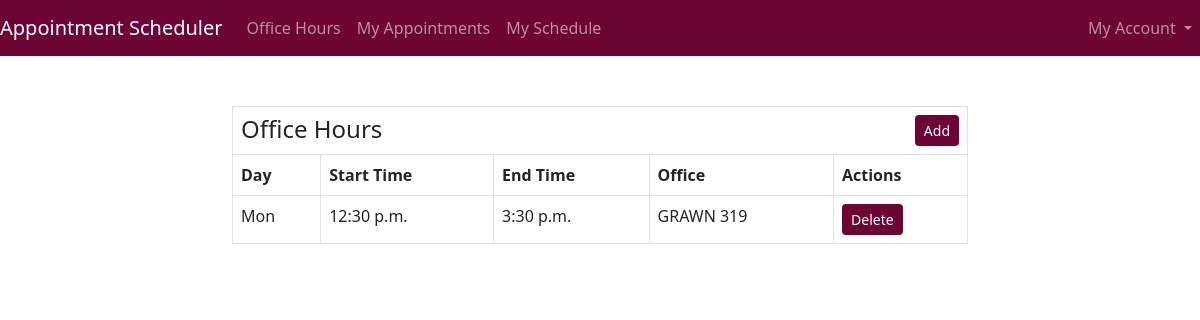
Page /officehours/ (signed in) on the committed database.
### Professor/models.py (models this page shows, shortened)
class OfficeHours(models.Model):
    DAY_CHOICES = (
        ('Mon', 'Monday'),
        ('Tue', 'Tuesday'),
        ('Wed', 'Wednesday'),
        ('Thu', 'Thursday'),
        ('Fri', 'Friday'),
    )
    id=models.UUIDField(default=uuid.uuid4,unique=True,primary_key=True,blank=False,null=False,editable=False)
    Professor=models.ForeignKey(Professor,blank=True,null=True,on_delete=models.SET_NULL)
    Day=models.CharField(max_length=3, choices=DAY_CHOICES)
    StartTime=models.TimeField()
    EndTime=models.TimeField()
    Office = models.ForeignKey('Professor', related_name='office_hours', blank=True, null=True, on_delete=models.SET_NULL)
    created_on = models.DateTimeField(default=timezone.now)
    created_by = models.CharField(max_length=100, blank=True, null=True)
    updated_on = models.DateTimeField(auto_now=True)
    updated_by = models.CharField(max_length=100, blank=True, null=True)
    class Meta:
        verbose_name_plural="Office Hours"
        ordering = ['Professor','Day']

class Professor(models.Model):
    user=models.OneToOneField(User,on_delete=models.CASCADE,primary_key=True)
    First_Name=models.CharField(max_length=100,null=True,blank=True)
    Last_Name=models.CharField(max_length=100,null=True,blank=True)
    Department_id=models.ForeignKey(Department,on_delete=models.SET_NULL,null=True,blank=True)
    Phone=models.BigIntegerField(null=True,blank=True)
    Email=models.EmailField(max_length=100,null=True,blank=False)
    Office=models.CharField(max_length=1000,null=True,blank=True)
    created_on = models.DateTimeField(default=timezone.now)
    created_by = models.CharField(max_length=100, blank=True, null=True)
    updated_on = models.DateTimeField(auto_now=True)
    updated_by = models.CharField(max_length=100, blank=True, null=True)
    class Meta:
        verbose_name_plural='Professors'
        ordering=['Last_Name']

### Professor/views.py (the view)
# urls.py: path('officehours/',views.ViewOfficeHours,name='officehours'),
@login_required(login_url='login')
def ViewOfficeHours(request):
    professor=Professor.objects.get(user=request.user)
    officehours=OfficeHours.objects.filter(Professor=professor)
    office=professor.Office
    context={'officehours':officehours,'office':office}
    return render(request,'professors/officehours.html',context)

### Professor/context_processors.py (called while the page is built)
def user_role(request):
    is_student = False
    is_professor = False
    if request.user.is_authenticated:
        user = request.user
        if Student.objects.filter(user=user).exists():
            is_student=True
        else:
            is_professor = True
    return {
        'is_student': is_student,
        'is_professor': is_professor,
    }

### templates/professors/officehours.html
{% extends 'main.html' %}
{% block content %}
<div class="container">
  <div class="row justify-content-center" style="margin-top: 50px;">
    <div class="col-md-8">
      <div class="card-body">
        <table class="table table-bordered table-hover">
          <thead>
            <tr>
              <th colspan="6" style="text-align: left;">
                <h2 style="font-size: 24px; margin: 0; display: inline;">Office Hours</h2>
                <a href="{%url 'addofficehours'%}">
                  <button class="btn btn-sm" style="background-color: #6c0434; color: white; float: right;">Add</button>
                </a>
              </th>
            </tr>
            <tr>
              <th scope="col">Day</th>
              <th scope="col">Start Time</th>
              <th scope="col">End Time</th>
              <th scope="col">Office</th>
              <th scope="col">Actions</th>
            </tr>
          </thead>
          <tbody>
            {% for record in officehours %}
            <tr>
              <td>{{ record.Day }}</td>
              <td>{{ record.StartTime }}</td>
              <td>{{ record.EndTime }}</td>
              <td>{{ office }}</td>
              <td><a href="">
                <button class="btn btn-sm" style="background-color: #6c0434; color: white;">Delete</button>
              </a></td>
            </tr>
            {% endfor %}
          </tbody>
        </table>
      </div>
    </div>
  </div>
</div>
{% endblock content %}

### rows in the picture
OfficeHours: Day "Mon", StartTime "12:30 p.m.", EndTime "3:30 p.m."
Professor: Office "GRAWN 319"
